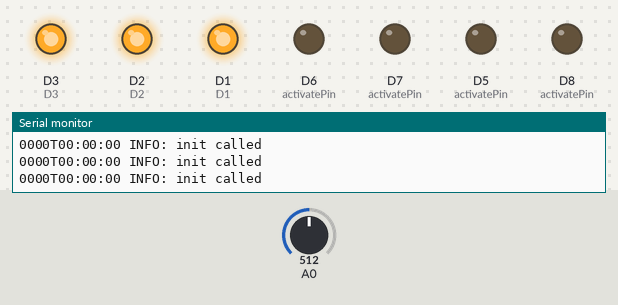
The sketch below on a simulated ESP8266 (NodeMCU). Parts: output pins drawn as LEDs (lit = HIGH), the last lines printed to the serial monitor. Dashed ring = blinking. Inputs (shaded band) come from the test bench; at power-on: A0 = 512. Pins used as bus, display or sensor lines are not drawn.

Above: at 1.3 s.
1.4 s: A0 set to 522
At 2.63 s:
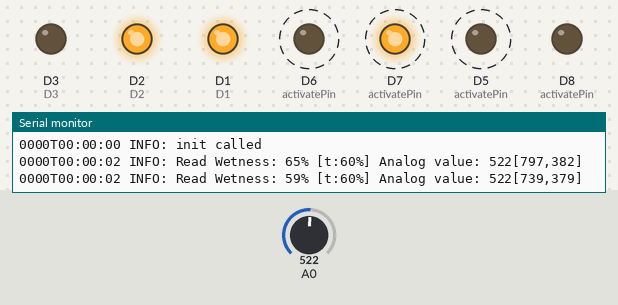
4.4 s: A0 set to 306
At 4.82 s:
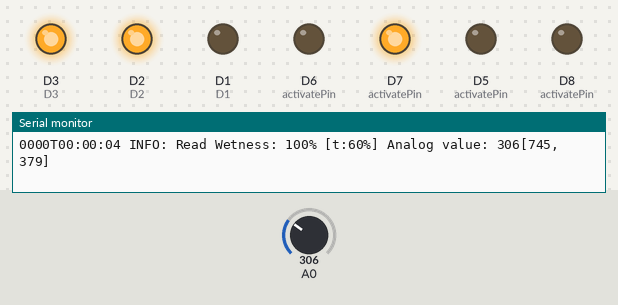
7.4 s: A0 set to 716
At 8.54 s:
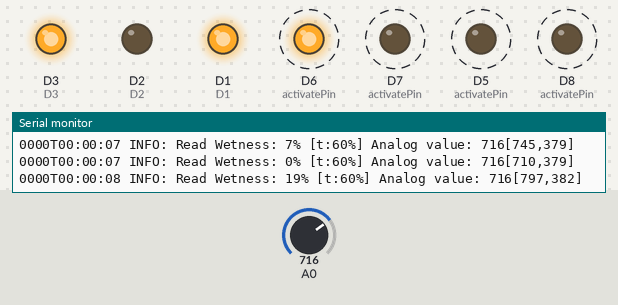
10.4 s: A0 set to 730
At 11.81 s:
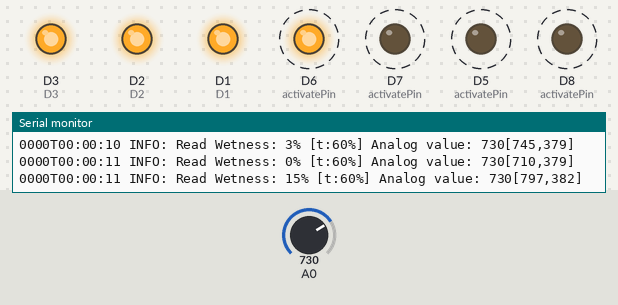
13.4 s: A0 set to 511
At 14.87 s:
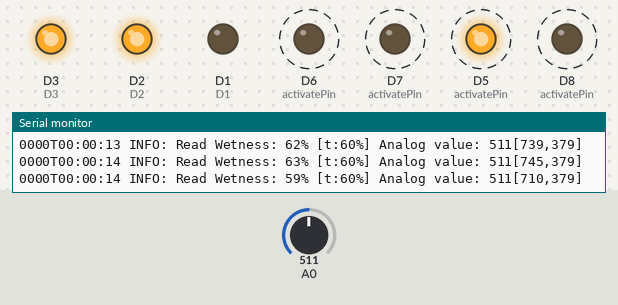
16.4 s: A0 set to 122
At 16.6 s:
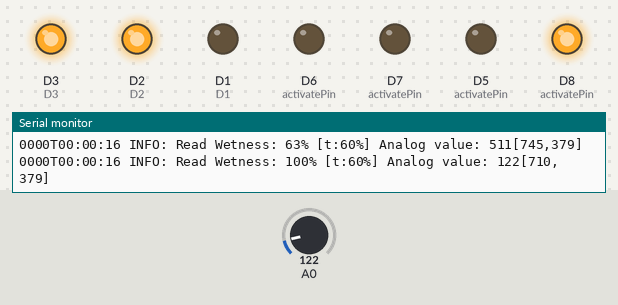
Timing chart, 0 to 20.4 s (numbered marks = the images above; inputs shaded):
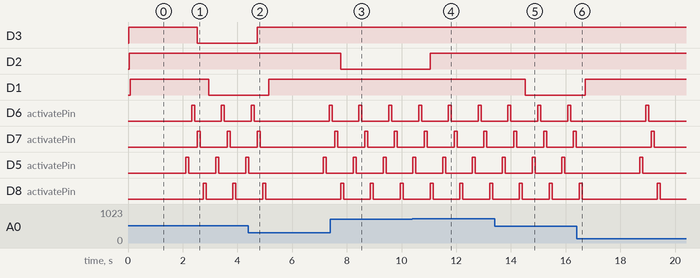

Measured:
- the behaviour switches between 521 and 522 on A0 (found by bisection; images 0 and 1)
- the behaviour switches between 721 and 722 on A0 (found by bisection; images 3 and 4)
- after the input at 1.4 s, D3: HIGH → LOW after 1.1 s
- after the input at 4.4 s, D3: LOW → HIGH after 0.32 s; D1: LOW → HIGH after 0.74 s; D7 (activatePin): goes on until 4.8 s, then stays LOW; D8 (activatePin): goes on until 5.0 s, then stays LOW
- after the input at 7.4 s, D2: HIGH → LOW after 0.37 s
- after the input at 10.4 s, D2: LOW → HIGH after 0.64 s
- after the input at 13.4 s, D1: HIGH → LOW after 1.1 s
- after the input at 16.4 s, D1: LOW → HIGH after 0.31 s; D8 (activatePin): LOW → HIGH after 2.9 s, → LOW 0.11 s later

The sketch:

kr_utergarten.ino
```cpp
#include "querschnitt.h"

namespace nodemcu {
  // pins
  static const uint8_t D0   = 16;
  static const uint8_t D1   = 5;
  static const uint8_t D2   = 4;
  static const uint8_t D3   = 0;
  static const uint8_t D4   = 2;
  static const uint8_t D5   = 14;
  static const uint8_t D6   = 12;
  static const uint8_t D7   = 13;
  static const uint8_t D8   = 15;
  static const uint8_t D9   = 3;
  static const uint8_t D10  = 1;

  static const uint8_t A0  = 17;

}


namespace devices {

  struct Waterpump {
    int pin = -1;

    void turnOn() {
      digitalWrite(pin, LOW);
    }

    void turnOff() {
      digitalWrite(pin, HIGH);
    }

    errors::Error init() {
      if (pin == -1) {
        return errors::Error("Kein Pin für Waterpump konfiguriert");
      }
      pinMode(pin, OUTPUT);
      digitalWrite(pin, HIGH);
      return errors::ok();
    }
  };

  struct CapacativeSoilMoistureSensor {
    int pin = -1;

    int analogValueInWater = 400; // 400
    int analogValueInAir = 800; // 800
    int wetTresholdPercentage = 60;

    CapacativeSoilMoistureSensor() {
            logger::info("ctor CapacativeSoilMoistureSensor");
    };


    virtual int getWettnessPercent() {
      const int value = analogRead(pin);
      const int percentage = map(value, analogValueInAir, analogValueInWater, 0, 100);
      const int rangedPercentage = constrain(percentage, 0, 100);
      logger::info("Read Wetness: " + String(rangedPercentage) + "% [t:" + String(wetTresholdPercentage) + "%] " + "Analog value: " + String(value) + "[" + analogValueInAir + "," +  analogValueInWater +"]");
      return rangedPercentage;
    }

    boolean isWetOrInAir() {
      const int percentage = getWettnessPercent();
      return percentage >= wetTresholdPercentage || percentage <= 5;
    }

    virtual errors::Error init() {
      if (pin == -1) {
        return errors::Error("Kein Pin für CapacativeSoilMoistureSensor konfiguriert");
      }
      return errors::ok();
    }
  };

  struct MultiplexedCapacativeSoilMoistureSensor : CapacativeSoilMoistureSensor {
    int activatePin = -1;

    MultiplexedCapacativeSoilMoistureSensor() {
                  logger::info("ctor MultiplexedCapacativeSoilMoistureSensor");
    };

    int getWettnessPercent() override {
      digitalWrite(activatePin, HIGH);
      delay(100);
      const int percentage = CapacativeSoilMoistureSensor::getWettnessPercent();
      digitalWrite(activatePin, LOW);
      delay(100);
      return percentage;
    }

    errors::Error init() override {
      logger::info("init called");
      if (activatePin == -1) {
        return errors::Error("Kein Pin für das aktivieren des  MultiplexedCapacativeSoilMoistureSensor konfiguriert");
      }
      pinMode(activatePin, OUTPUT);
      digitalWrite(activatePin, LOW);
      return CapacativeSoilMoistureSensor::init();
    }
  };

}


namespace garten {
  class PflanzenWasserVersorgung {
    public:
      String name;
      devices::Waterpump waterpump;
      devices::MultiplexedCapacativeSoilMoistureSensor moistureSensor;
      errors::Error abortError = errors::ok();

      PflanzenWasserVersorgung(String name);
      boolean isActive();
      errors::Error checkCycle();
      errors::Error init();

    private:
      timer::Timer t;
  };


  PflanzenWasserVersorgung::PflanzenWasserVersorgung(String name) {
     name = name;
  }

  boolean PflanzenWasserVersorgung::isActive() {
     return t.isActive();
  }

  errors::Error PflanzenWasserVersorgung::checkCycle() {
    if (!abortError.isOk()) {
      waterpump.turnOff();
      return abortError;
    }


    if (moistureSensor.isWetOrInAir()) {
      waterpump.turnOff();
      t = timer::TimerInaktiv;
    } else {
      if (!t.isActive()) {
        t = timer::Timer(10);
      }
      if (t.isActive() && t.isExpired()) {
        waterpump.turnOff();
        abortError = errors::Error("PflanzenWasserVersorgung wurde zur Sicherheit deaktiviert, da die Pumpe länger als eine Minute am Stück lief.");
        return abortError;
      }

      waterpump.turnOn();
    }
    return errors::ok();
  }

  errors::Error PflanzenWasserVersorgung::init() {
    const errors::Error err1 = waterpump.init();
    if (!err1.isOk()) {
      return errors::Error("Fehler beim initialisieren der PflanzenWasserVersorgung '" + name + "' - Pumpe", err1);
    }
    const errors::Error err2 = moistureSensor.init();
    if (!err2.isOk()) {
      return errors::Error("Fehler beim initialisieren der PflanzenWasserVersorgung '" + name + "' - Sensor", err2);
    }
    return errors::ok();
  }
}

garten::PflanzenWasserVersorgung thymian("Thymian");
garten::PflanzenWasserVersorgung basilikum("Basilikum");
garten::PflanzenWasserVersorgung schnittlauch("Schnittlauch");
garten::PflanzenWasserVersorgung koriander("Koriander");

storage::PersitentStorage deepSleepStorage;
timer::Timer deepSleepAfterTimer(60);
struct AbortetState {
    bool thymianAborted = false;
    bool basilikumAborted = false;
    bool schnittlauchAborted = false;
    bool korianderAborted = false;

    uint32_t toUint32Data() {
      uint32_t mask = 0b0000;
      if (thymianAborted)      {mask |= 0b0001;}
      if (basilikumAborted)    {mask |= 0b0010;}
      if (schnittlauchAborted) {mask |= 0b0100;}
      if (korianderAborted)    {mask |= 0b1000;}
      return mask;
    }

    uint32_t parseUint32Data(uint32_t data) {
      thymianAborted =      (data & 0b0001) > 0;
      basilikumAborted =    (data & 0b0010) > 0;
      schnittlauchAborted = (data & 0b0100) > 0;
      korianderAborted =    (data & 0b1000) > 0;
    }

};
AbortetState abortetState;


void setup() {
  logger::init();
  deepSleepStorage.restore();
  abortetState.parseUint32Data(deepSleepStorage.getData());

  while (!Serial) {}


  // put your setup code here, to run once:
  thymian.moistureSensor.pin = nodemcu::A0;
  thymian.moistureSensor.activatePin = D5;
  thymian.moistureSensor.analogValueInWater = 382;
  thymian.moistureSensor.analogValueInAir = 797;
  thymian.waterpump.pin = nodemcu::D4;
  if (abortetState.thymianAborted) {
    thymian.abortError = errors::Error("PflanzenWasserVersorgung wurde zur Sicherheit deaktiviert, da die Pumpe länger als eine Minute am Stück lief.");
  }
  errors::logIfError(thymian.init());

  basilikum.moistureSensor.pin = nodemcu::A0;
  basilikum.moistureSensor.activatePin = D6;
  basilikum.moistureSensor.analogValueInWater = 379;
  basilikum.moistureSensor.analogValueInAir = 739;
  basilikum.waterpump.pin = nodemcu::D3;
  if (abortetState.basilikumAborted) {
    basilikum.abortError = errors::Error("PflanzenWasserVersorgung wurde zur Sicherheit deaktiviert, da die Pumpe länger als eine Minute am Stück lief.");
  }
  errors::logIfError(basilikum.init());

  schnittlauch.moistureSensor.pin = nodemcu::A0;
  schnittlauch.moistureSensor.activatePin = D7;
  schnittlauch.moistureSensor.analogValueInWater = 379;
  schnittlauch.moistureSensor.analogValueInAir = 745;
  schnittlauch.waterpump.pin = nodemcu::D2;
  if (abortetState.schnittlauchAborted) {
    schnittlauch.abortError = errors::Error("PflanzenWasserVersorgung wurde zur Sicherheit deaktiviert, da die Pumpe länger als eine Minute am Stück lief.");
  }
  errors::logIfError(schnittlauch.init());

  koriander.moistureSensor.pin = nodemcu::A0;
  koriander.moistureSensor.activatePin = D8;
  koriander.moistureSensor.analogValueInWater = 379;
  koriander.moistureSensor.analogValueInAir = 710;
  koriander.waterpump.pin = nodemcu::D1;
  if (abortetState.korianderAborted) {
    koriander.abortError = errors::Error("PflanzenWasserVersorgung wurde zur Sicherheit deaktiviert, da die Pumpe länger als eine Minute am Stück lief.");
  }
  errors::logIfError(koriander.init());
}

void loop() {
  int delayDuration = 2000;
  bool anyActive = thymian.isActive() || basilikum.isActive() || schnittlauch.isActive() || koriander.isActive();
  if (!anyActive && deepSleepAfterTimer.isExpired()) {
    deepSleepStorage.store(abortetState.toUint32Data());
    ESP.deepSleep(10/*min*/ * 60/*sec*/ * 1000000);
  }
  if (anyActive) {
      // check more frequently
      delayDuration = 250;
  }
  // put your main code here, to run repeatedly:
  delay(delayDuration);

  errors::logIfError(thymian.checkCycle());
  abortetState.thymianAborted = !thymian.abortError.isOk();

  errors::logIfError(basilikum.checkCycle());
  abortetState.basilikumAborted = !basilikum.abortError.isOk();

  errors::logIfError(schnittlauch.checkCycle());
  abortetState.schnittlauchAborted = !schnittlauch.abortError.isOk();

  errors::logIfError(koriander.checkCycle());
  abortetState.korianderAborted = !koriander.abortError.isOk();

}
```

querschnitt.h
```cpp
#include <Arduino.h>

namespace logger {
  void init() {
    Serial.begin(9600);
  }
  String timeString() {
    const long totalSeconds = millis() / 1000;
    const long seconds = totalSeconds % 60;
    const long minutes = (totalSeconds/60) % 60;
    const long hours = (totalSeconds/60/60) % 24;
    const long days = (totalSeconds/60/60/24);
    char logString[11];
    sprintf(logString, "%04dT%02d:%02d:%02d", days, hours, minutes, seconds);
    return logString;
  }

  void info(String message) {
    Serial.println(timeString() + " INFO: " + message);
  }

  void error(String message) {
    Serial.println(timeString() + " ERROR: " + message);
  }
}

namespace errors {

  struct Error {
    String message;
    bool ok;

    Error(): message("<err>"), ok(false) {}
    Error(String message): message(message) {}
    Error(String message, Error error): message(message + ": " + error.toString()) {}

    bool isOk() const {
      return ok;
    }

    String toString() {
      return message;
    }
  };


  Error ok() {
    Error ok("ok");
    ok.ok = true;
    return ok;
  }

  void logIfError(Error e) {
    if (!e.isOk()) {
      logger::error(e.toString());
    }
  }
}

namespace timer {
  class Timer {
    public:
      Timer();
      Timer(int);
      boolean isActive();
      boolean isExpired();
      void setTimer(int);


    private:
      unsigned long startTime;
      unsigned long seconds;
  };

  const Timer TimerInaktiv = Timer();

  Timer::Timer(){
    setTimer(0);
  }


  Timer::Timer(int aSeconds){
    setTimer(aSeconds);
  }

  void Timer::setTimer(int aSeconds){
    seconds = aSeconds;
    startTime = millis();
  }

  boolean Timer::isActive() {
    return seconds != 0;
  }

  boolean Timer::isExpired(){
    if (!isActive()) {
      return false;
    }
    if(millis() - startTime >= seconds * 1000){
      return true;
    }
    return false;
  }

}

namespace storage {

  extern "C" {
    #include "user_interface.h" // this is for the RTC memory read/write functions
  }


  class PersitentStorage {
    public:
      PersitentStorage(): rtcPostion(65) {};
      PersitentStorage(int pos): rtcPostion(pos) {};
      void restore();
      void store(uint32_t data);
      uint32_t getData();

    private:
      uint32_t data = 0;
      const int rtcPostion;
  };

  uint32_t PersitentStorage::getData() {
     return data;
  }


  void PersitentStorage::store(uint32_t data) {
     data = data;
     system_rtc_mem_write(rtcPostion, &data, 4);
  }

  void PersitentStorage::restore() {
     if (ESP.getResetReason() == String("Deep-Sleep Wake")) {
       system_rtc_mem_read(rtcPostion, &data, 4);
     }
  }
}
```
